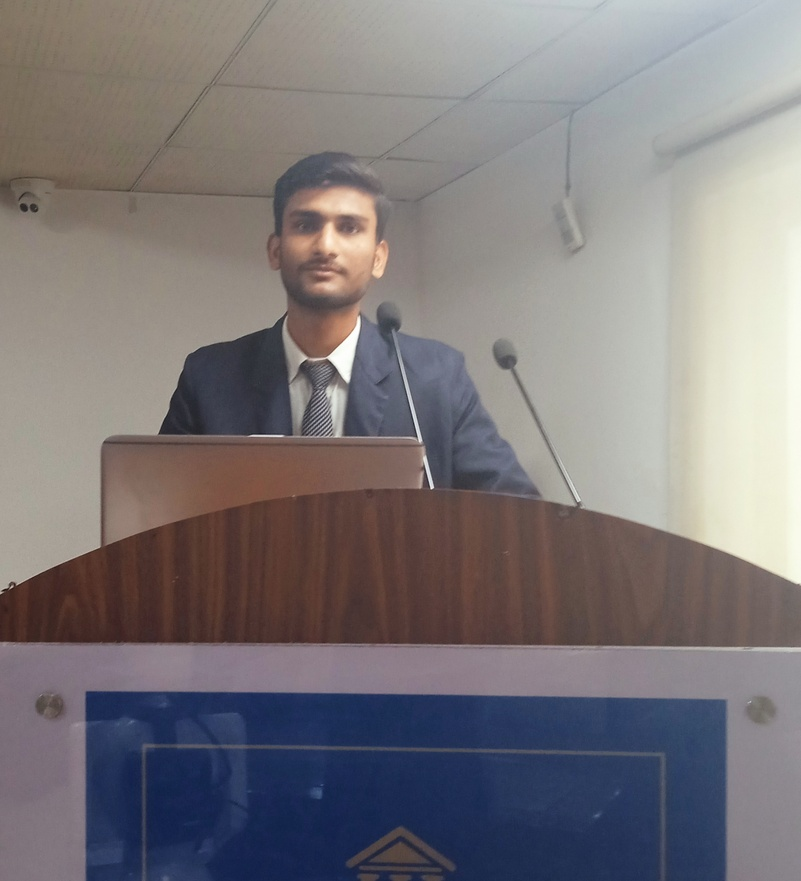
#> input picture 02_Brightness/input.jpg, 801 x 881 px, shrunk from 2065 x 2271 before the run
$ python Program.py
#> lines starting #> are read from the running program, lines starting #| are printed output that depends on the picture
import cv2
import numpy as np

img = cv2.imread("input.jpg")
#> img is the input picture: shape (881, 801, 3); mean B, G, R 122.2, 120, 125.1
brightness = 50
x, y = 100, 100
before = img[x, y].copy
print(before)
#> (printed output is left out)
enhance_image = np.clip(img.astype(np.int16) + brightness, 0, 255).astype(np.uint8)
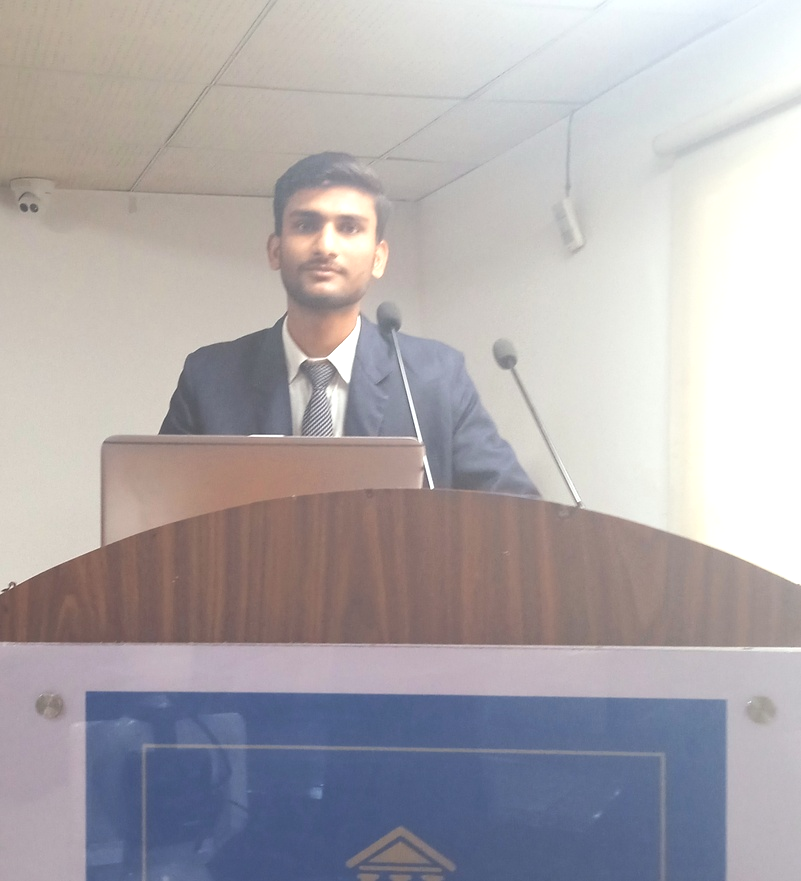
#> enhance_image: shape (881, 801, 3); mean B, G, R 171.5, 168.4, 173.3
after = enhance_image[y, x]
#> after = [156, 169, 183]
print("pixel value before enhancement: ", before)
#> (printed output is left out)
print("Pixel values after enhancemnt: ", after)
#| Pixel values after enhancemnt:  [156 169 183]
cv2.imwrite("Output.png", enhance_image)
